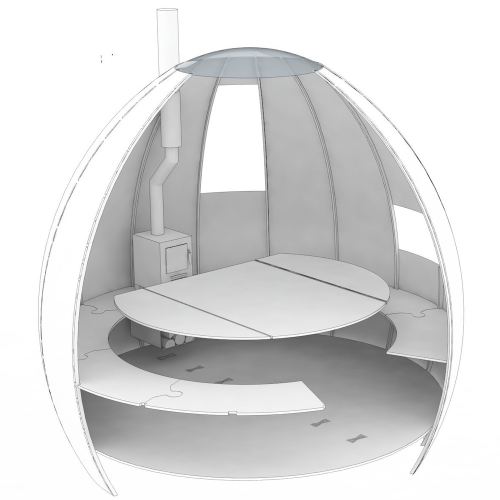
#> input picture images/escape_pod.jpg, 999 x 1000 px (shown at 1/2 size)
$ python -i asciify.py   (imports and definitions only)
#> lines starting #> are read from the running program, lines starting #| are printed output that depends on the picture
#> in runner, image is the input picture: PIL image 999x1000 RGB; mean R, G, B 216.5, 216.7, 216.7
from PIL import Image
import warnings
# [1 line not run here, left out]

ASCII_CHARS = ['.',',',':',';','+','*','?','%','S','#','@']
ASCII_CHARS = ASCII_CHARS[::-1]

'''
method resize():
    - takes as parameters the image, and the final width
    - resizes the image into the final width while maintaining aspect ratio
'''
def resize(image, new_width=100):
#> called with new_width = 100
    (old_width, old_height) = image.size
#> old_width = 999; old_height = 1000
    aspect_ratio = float(old_height)/float(old_width)
#> aspect_ratio = 1
    new_height = int(aspect_ratio * new_width)//2
#> new_height = 50
    new_dim = (new_width, new_height)
#> new_dim = (100, 50)
    new_image = image.resize(new_dim)
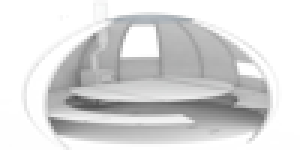
#> new_image: PIL image 100x50 RGB (shown 3 times larger); mean R, G, B 216.5, 216.6, 216.7
    return new_image
'''
method grayscalify():
    - takes an image as a parameter
    - returns the grayscale version of image
'''
def grayscalify(image):
    return image.convert('L')

'''
method modify():
    - replaces every pixel with a character whose intensity is similar
'''
def modify(image, buckets=25):
#> called with buckets = 25
    initial_pixels = list(image.getdata())
#> initial_pixels = 5000 values, max 255 at index 0, min 79 at index 3225, mean 216.6
    new_pixels = [ASCII_CHARS[pixel_value//buckets] for pixel_value in initial_pixels]
#> new_pixels = 5000 items, first 6: '.', '.', '.', '.', '.', '.'
    return ''.join(new_pixels)

'''
method do():
    - does all the work by calling all the above functions
'''
def do(image, new_width=100):
    image = resize(image)
    image = grayscalify(image)

    pixels = modify(image)
    len_pixels = len(pixels)
#> len_pixels = 5000

    # Construct the image from the character list
    new_image = [pixels[index:index+new_width] for index in range(0, len_pixels, new_width)]
#> new_image = 50 items

    return '\n'.join(new_image)

'''
method runner():
    - takes as parameter the image path and runs the above code
    - handles exceptions as well
    - provides alternative output options
'''
def runner(path):
    image = None
    try:
        image = Image.open(path)
    except Exception:
        print("Unable to find image in",path)
        #print(e)
        return
    image = do(image)

    # To print on console
    print(image)

    # Else, to write into a file
    # Note: This text file will be created by default under
    #       the same directory as this python file,
    #       NOT in the directory from where the image is pulled.
    f = open('img.txt','w')
    f.write(image)
    f.close()

'''
method main():
    - reads input from console
    - profit
'''

>>> result = runner('images/escape_pod.jpg')

$ run again, on images/kitchen.jpg
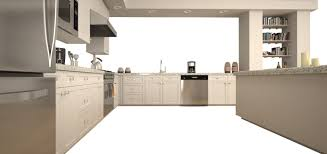
#> input picture images/kitchen.jpg, 327 x 154 px
#> in runner, image is the input picture: PIL image 327x154 RGB; mean R, G, B 192.1, 183.1, 172.5
#> in resize, `new_image = image.resize(new_dim)`:
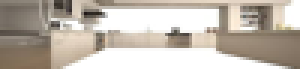
#> new_image: PIL image 100x23 RGB (shown 3 times larger); mean R, G, B 191.9, 183, 172.4
#> in grayscalify, `return image.convert('L')`:
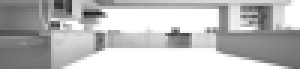
#> returned value: PIL image 100x23 L (shown 3 times larger); min 27, max 255, mean 184.5
#> initial_pixels = 2300 values, max 255 at index 98, min 27 at index 428, mean 184.5
#> new_pixels = 2300 items, first 6: '*', '*', '*', '*', '*', '*'
#> len_pixels = 2300
#> in do, `new_image = [pixels[index:index+new_width] for index in range(0, len_p..`: new_image = 23 items
#> (printed output is left out)
